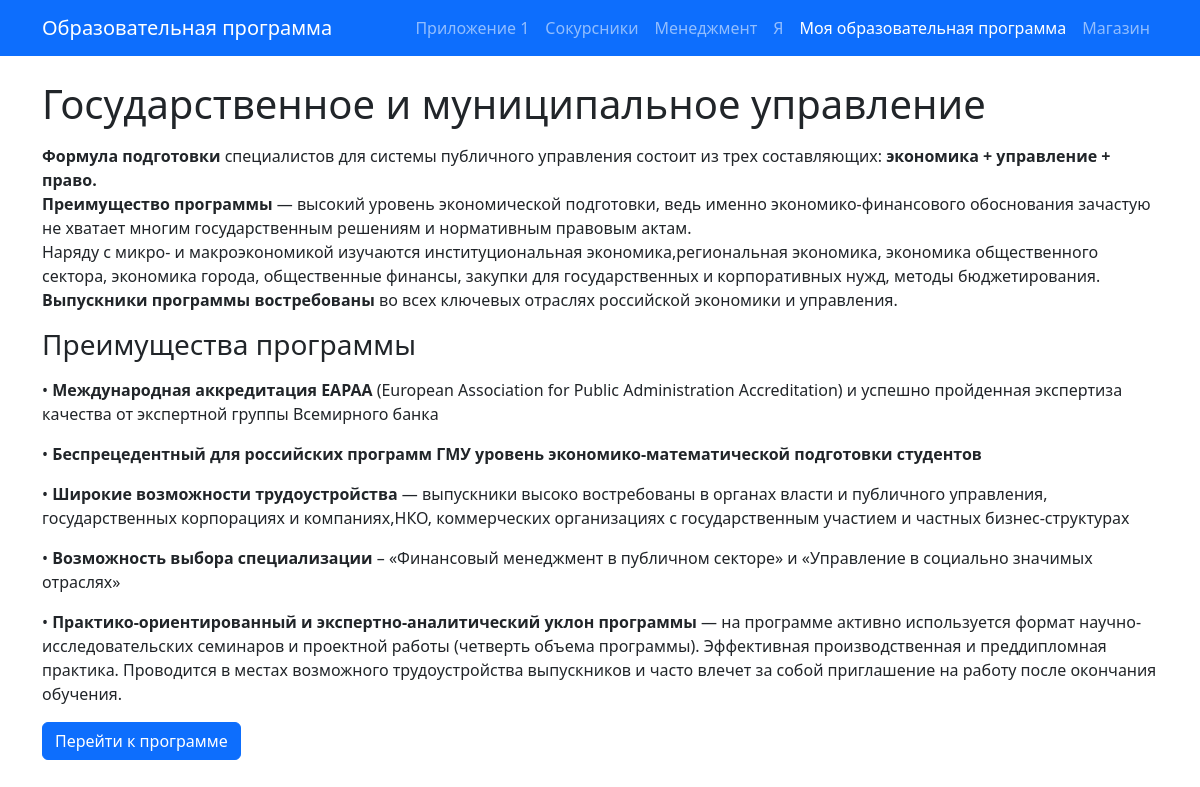
Page /program/ on the committed database.
### app2/models.py (models this page shows, shortened)
class Program(models.Model):
    name = models.CharField("Имя", max_length=255)
    description = RichTextField("Описание")
    benefits = RichTextField("Преимущества")
    link = models.URLField("Ссылка")

### app2/views.py (the view)
# urls.py: path('program/', views.program_page, name='program')
def program_page(request):
    program = Program.objects.first()
    return render(request, 'app2/program.html', {'program': program})

### app2/templates/app2/program.html (shortened to what this page needs)
{% extends 'base.html' %}
{% block content %}
<div class="container mt-4">
    <h1>{{ program.name }}</h1>
    <p>{{ program.description|safe }}</p>
    <h3>Преимущества программы</h3>
    <p>{{ program.benefits|safe }}</p>
    <a href="{{ program.link }}" class="btn btn-primary">Перейти к программе</a>
</div>
{% endblock %}

### rows in the picture
Program: name "Государственное и муниципальное управление", description "Формула подготовки специалистов для системы публичного управления состоит из трех составляющих: экономика + управление + право. Преимущество программы — высокий уровень экономической подготовки, ведь именно экономико-финансового обоснования зачастую не хватает многим государственным решениям и нормативным правовым актам. Наряду с микро- и макроэкономикой изучаются институциональная экономика,региональная экономика, экономика общественного сектора, экономика города, общественные финансы, закупки для государственных и корпоративных нужд, методы бюджетирования. Выпускники программы востребованы во всех ключевых отраслях российской экономики и управления.", benefits "• Международная аккредитация EAPAA (European Association for Public Administration Accreditation) и успешно пройденная экспертиза качества от экспертной группы Всемирного банка • Беспрецедентный для российских программ ГМУ уровень экономико-математической подготовки студентов • Широкие возможности трудоустройства — выпускники высоко востребованы в органах власти и публичного управления, государственных корпорациях и компаниях,НКО, коммерческих организациях с государственным участием и частных бизнес-структурах • Возможность выбора специализации – «Финансовый менеджмент в публичном секторе» и «Управление в социально значимых отраслях» • Практико-ориентированный и экспертно-аналитический…"
